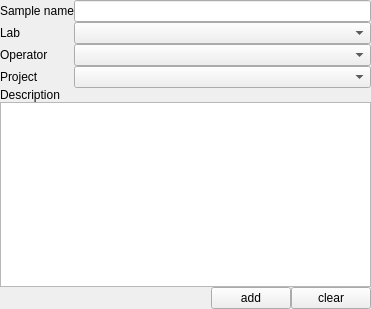
<?xml version="1.0" encoding="UTF-8"?>
<ui version="4.0">
 <class>Form</class>
 <widget class="QWidget" name="Form">
  <property name="geometry">
   <rect>
    <x>0</x>
    <y>0</y>
    <width>371</width>
    <height>309</height>
   </rect>
  </property>
  <property name="windowTitle">
   <string>Form</string>
  </property>
  <layout class="QGridLayout" name="gridLayout">
   <property name="margin">
    <number>0</number>
   </property>
   <property name="spacing">
    <number>0</number>
   </property>
   <item row="2" column="1">
    <widget class="QComboBox" name="comboBox_2"/>
   </item>
   <item row="6" column="0" colspan="2">
    <layout class="QHBoxLayout" name="horizontalLayout">
     <property name="spacing">
      <number>0</number>
     </property>
     <item>
      <spacer name="horizontalSpacer">
       <property name="orientation">
        <enum>Qt::Horizontal</enum>
       </property>
       <property name="sizeHint" stdset="0">
        <size>
         <width>40</width>
         <height>20</height>
        </size>
       </property>
      </spacer>
     </item>
     <item>
      <widget class="QPushButton" name="toolButton_2">
       <property name="text">
        <string>add</string>
       </property>
      </widget>
     </item>
     <item>
      <widget class="QPushButton" name="toolButton">
       <property name="text">
        <string>clear</string>
       </property>
      </widget>
     </item>
    </layout>
   </item>
   <item row="0" column="0">
    <widget class="QLabel" name="label">
     <property name="text">
      <string>Sample name</string>
     </property>
    </widget>
   </item>
   <item row="3" column="0">
    <widget class="QLabel" name="label_2">
     <property name="text">
      <string>Project</string>
     </property>
    </widget>
   </item>
   <item row="0" column="1">
    <widget class="QLineEdit" name="lineEdit"/>
   </item>
   <item row="5" column="0" colspan="2">
    <widget class="QPlainTextEdit" name="plainTextEdit"/>
   </item>
   <item row="3" column="1">
    <widget class="QComboBox" name="comboBox"/>
   </item>
   <item row="1" column="1">
    <widget class="QComboBox" name="comboBox_3"/>
   </item>
   <item row="1" column="0">
    <widget class="QLabel" name="label_4">
     <property name="text">
      <string>Lab</string>
     </property>
    </widget>
   </item>
   <item row="2" column="0">
    <widget class="QLabel" name="label_3">
     <property name="text">
      <string>Operator</string>
     </property>
    </widget>
   </item>
   <item row="4" column="0">
    <widget class="QLabel" name="label_5">
     <property name="text">
      <string>Description</string>
     </property>
    </widget>
   </item>
  </layout>
 </widget>
 <resources/>
 <connections/>
</ui>
